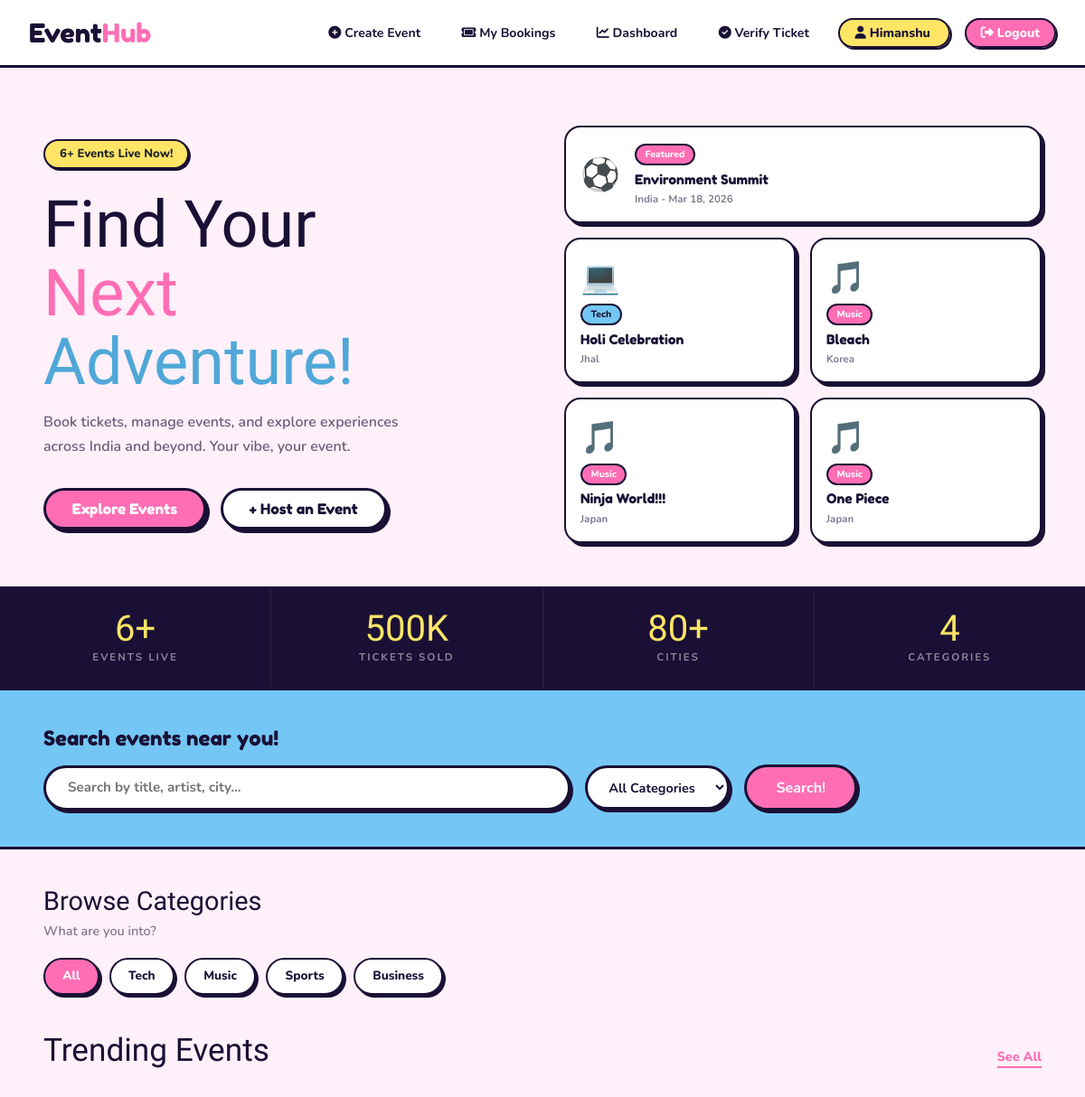
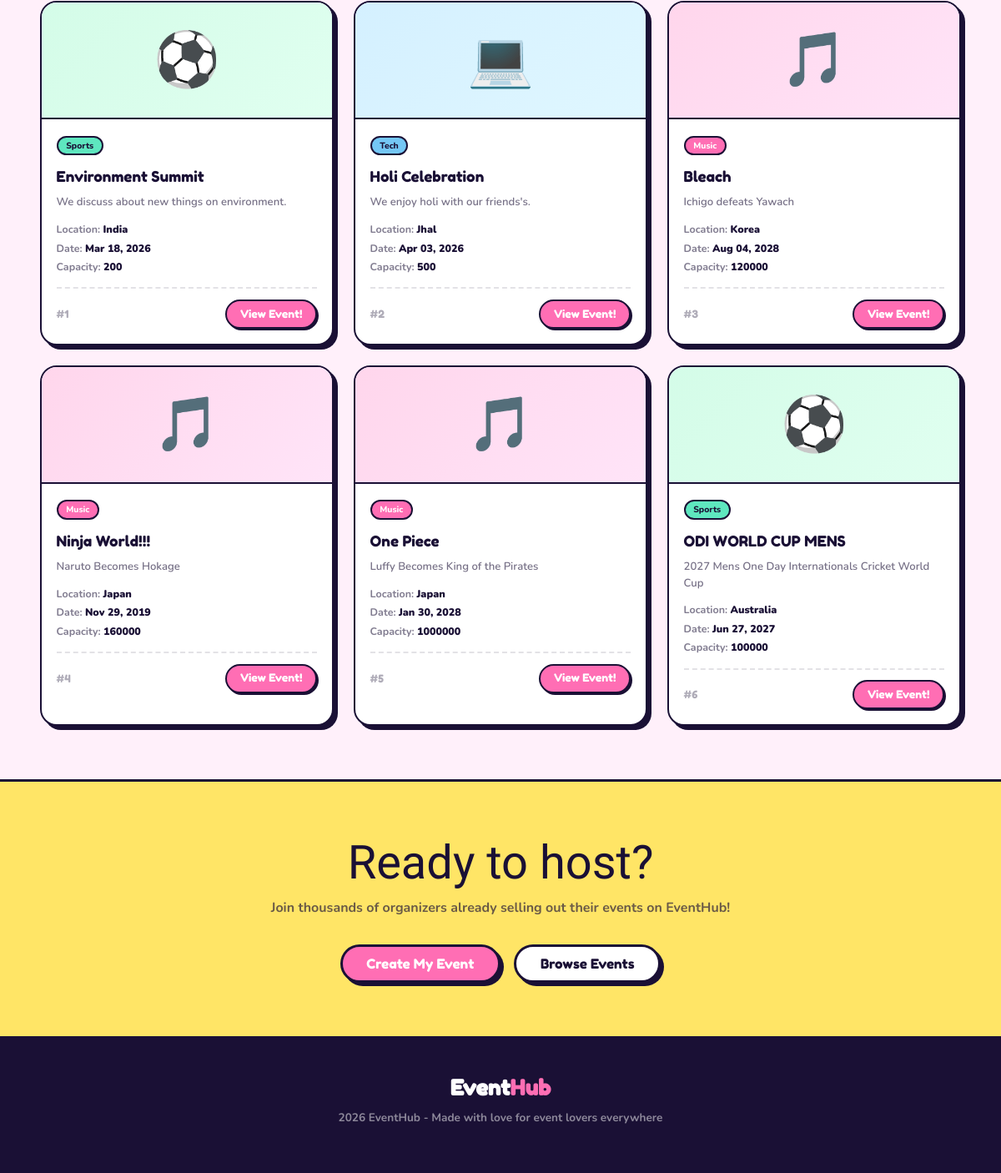
The app's page / (signed in) with its own data (2 pictures, top to bottom).
### events/models.py (models this page shows, shortened)
class Event(models.Model):
    title = models.CharField(max_length=200)
    description = models.TextField()
    location = models.CharField(max_length=200)
    date = models.DateTimeField()
    capacity = models.IntegerField()
    created_by = models.ForeignKey(User, on_delete=models.CASCADE)
    image = models.ImageField(upload_to='event_images/', blank=True, null=True)
    CATEGORY_CHOICES = [
        ('Tech', 'Tech'),
        ('Music', 'Music'),
        ('Sports', 'Sports'),
        ('Business', 'Business'),
    ]
    category = models.CharField(max_length=50, choices=CATEGORY_CHOICES, default='Tech')

### events/views.py (the view)
# urls.py: path('', views.home, name='home'),
def home(request):
    events = Event.objects.all().order_by('-id')[:6]
    return render(request, 'events/home.html', {
        'events': events,
    })

### events/templates/events/home.html (shortened to what this page needs)
{% extends 'events/base.html' %}
{% block content %}
<div class="y2k-hero">
  <div class="hero-text">
    <div class="hero-badge">{{ events|length }}+ Events Live Now!</div>
    <h1>
      Find Your<br>
      <span class="pink">Next</span><br>
      <span class="blue">Adventure!</span>
    </h1>
    <p>Book tickets, manage events, and explore experiences across India and beyond. Your vibe, your event.</p>
    <div class="hero-btns">
      <a href="{% url 'event_list' %}" class="btn-pop pink">Explore Events</a>
      {% if user.is_authenticated %}
        <a href="{% url 'create_event' %}" class="btn-pop white">+ Host an Event</a>
      {% else %}
        <a href="/accounts/login/" class="btn-pop white">Sign In</a>
      {% endif %}
    </div>
  </div>
  <div class="hero-cards">
    {% for event in events|slice:":5" %}
      {% if forloop.first %}
        <div class="mini-card featured">
          <div class="mini-emoji">
            {% if event.category == 'Sports' %}⚽{% endif %}
          </div>
          <div>
            <span class="mini-tag t-pink">Featured</span>
            <div class="mini-title">{{ event.title }}</div>
            <div class="mini-meta">{{ event.location }} - {{ event.date|date:"M d, Y" }}</div>
          </div>
        </div>
      {% else %}
        <div class="mini-card" onclick="window.location='{% url 'event_detail' event.id %}'">
          <div class="mini-emoji">
            {% if event.category == 'Tech' %}💻{% endif %}
            {% if event.category == 'Music' %}🎵{% endif %}
          </div>
          <div>
            <span class="mini-tag {% if event.category == 'Tech' %}t-sky{% elif event.category == 'Music' %}t-pink{% elif event.category == 'Sports' %}t-mint{% elif event.category == 'Business' %}t-lemon{% else %}t-lav{% endif %}">{{ event.category }}</span>
            <div class="mini-title">{{ event.title|truncatechars:22 }}</div>
            <div class="mini-meta">{{ event.location }}</div>
          </div>
        </div>
      {% endif %}
    {% endfor %}
  </div>
</div>
<div class="stats-bar">
  <div class="stat-item"><div class="stat-num">{{ events|length }}+</div><div class="stat-lbl">Events Live</div></div>
  <div class="stat-item"><div class="stat-num">500K</div><div class="stat-lbl">Tickets Sold</div></div>
  <div class="stat-item"><div class="stat-num">80+</div><div class="stat-lbl">Cities</div></div>
  <div class="stat-item"><div class="stat-num">4</div><div class="stat-lbl">Categories</div></div>
</div>
<div class="search-section">
  <h3>Search events near you!</h3>
  <form method="get" action="{% url 'event_list' %}">
    <div class="search-row">
      <input type="text" name="q" placeholder="Search by title, artist, city..." value="{{ request.GET.q }}">
      <select name="category">
        <option value="">All Categories</option>
      </select>
      <button type="submit" class="btn-search">Search!</button>
    </div>
  </form>
</div>
<div class="cats-section">
  <h3>Browse Categories</h3>
  <p>What are you into?</p>
  <div class="cats-pills">
    <a href="{% url 'event_list' %}" class="cat-pill active">All</a>
    <a href="{% url 'event_list' %}?category=Tech" class="cat-pill">Tech</a>
    <a href="{% url 'event_list' %}?category=Music" class="cat-pill">Music</a>
    <a href="{% url 'event_list' %}?category=Sports" class="cat-pill">Sports</a>
    <a href="{% url 'event_list' %}?category=Business" class="cat-pill">Business</a>
  </div>
</div>
<div class="events-section">
  <div class="events-header">
    <h2>Trending Events</h2>
    <a href="{% url 'event_list' %}" class="see-all">See All</a>
  </div>
  <div class="events-grid-y2k">
    {% for event in events|slice:":6" %}
      <div class="event-card-y2k">
        {% if event.category == 'Tech' %}<div class="card-top top-tech">💻</div>
        {% elif event.category == 'Music' %}<div class="card-top top-music">🎵</div>
        {% elif event.category == 'Sports' %}<div class="card-top top-sports">⚽</div>
        {% elif event.category == 'Business' %}<div class="card-top top-business">💼</div>
        {% else %}<div class="card-top top-default">🎉</div>{% endif %}
        <div class="card-body-y2k">
          <div style="margin-bottom:0.5rem">
            {% if event.category == 'Tech' %}<span class="mini-tag t-sky">Tech</span>
            {% elif event.category == 'Music' %}<span class="mini-tag t-pink">Music</span>
            {% elif event.category == 'Sports' %}<span class="mini-tag t-mint">Sports</span>
            {% elif event.category == 'Business' %}<span class="mini-tag t-lemon">Business</span>
            {% else %}<span class="mini-tag t-lav">Other</span>{% endif %}
          </div>
          <div class="card-title-y2k"><a href="{% url 'event_detail' event.id %}">{{ event.title }}</a></div>
          <div class="card-desc">{{ event.description }}</div>
          <div class="card-meta">
            Location: <b>{{ event.location }}</b><br>
            Date: <b>{{ event.date|date:"M d, Y" }}</b><br>
            Capacity: <b>{{ event.capacity }}</b>
          </div>
          <div class="card-footer-y2k">
            <span style="font-family:'Fredoka One',cursive;font-size:0.8rem;color:rgba(26,16,53,0.35)">#{{ forloop.counter }}</span>
            <a href="{% url 'event_detail' event.id %}" class="btn-view-pop">View Event!</a>
          </div>
        </div>
      </div>
    {% endfor %}
  </div>
</div>
<div class="cta-section">
  <h2>Ready to host?</h2>
  <p>Join thousands of organizers already selling out their events on EventHub!</p>
  <div class="cta-btns">
    {% if user.is_authenticated %}
      <a href="{% url 'create_event' %}" class="btn-pop pink">Create My Event</a>
      <a href="{% url 'event_list' %}" class="btn-pop white">Browse Events</a>
    {% else %}
      <a href="/accounts/login/" class="btn-pop pink">Get Started Free</a>
      <a href="{% url 'event_list' %}" class="btn-pop white">Browse Events</a>
    {% endif %}
  </div>
</div>
<div class="y2k-footer">
  <div class="footer-logo">Event<em>Hub</em></div>
  <p>2026 EventHub - Made with love for event lovers everywhere</p>
</div>
{% endblock %}

### events/templates/events/base.html (shortened to what this page needs)
<!DOCTYPE html>
<html>
<head>
<link href="https://cdn.jsdelivr.net/npm/bootstrap@5.3.3/dist/css/bootstrap.min.css" rel="stylesheet">
<link rel="stylesheet" href="https://cdnjs.cloudflare.com/ajax/libs/font-awesome/6.5.0/css/all.min.css">
</head>
<body>
<nav class="navbar navbar-dark bg-dark px-4">
    <a class="navbar-brand" href="{% url 'home' %}">
        Event<span style="color:#ff6eb4">Hub</span>
    </a>
    <div>
        <a class="text-light me-3" href="{% url 'create_event' %}">
            <i class="fa-solid fa-circle-plus"></i> Create Event
        </a>
        <a class="text-light me-3" href="{% url 'my_bookings' %}">
            <i class="fa-solid fa-ticket"></i> My Bookings
        </a>
        <a class="text-light me-3" href="{% url 'dashboard' %}">
            <i class="fa-solid fa-chart-line"></i> Dashboard
        </a>
        <a class="text-light me-3" href="{% url 'verify_ticket' %}">
            <i class="fa-solid fa-check-circle"></i> Verify Ticket
        </a>
        {% if user.is_authenticated %}
            <a class="text-warning me-3" href="{% url 'profile' %}">
                <i class="fa-solid fa-user"></i> {{ user.username }}
            </a>
            <a class="text-danger" href="{% url 'logout' %}">
                <i class="fa-solid fa-right-from-bracket"></i> Logout
            </a>
        {% endif %}
    </div>
</nav>
<div class="container mt-5">
    {% block content %}
    {% endblock %}
</div>
</body>
</html>

### events/templates/events/base.html (style rules this page uses)
body { background: #fff0fa; background-image: none; font-family: 'Nunito', sans-serif; margin: 0; padding: 0; }
body::before { display: none; }
.navbar.navbar-dark.bg-dark { background: #fff !important; border-bottom: 3px solid #1a1035 !important; box-shadow: 0 4px 0 rgba(0,0,0,0.08) !important; padding: 0.6rem 2rem !important; }
.navbar .navbar-brand { font-family: 'Fredoka One', cursive !important; font-size: 1.8rem !important; color: #1a1035 !important; text-decoration: none !important; }
.navbar a.text-light { color: #1a1035 !important; font-weight: 700 !important; font-size: 0.88rem !important; padding: 0.4rem 0.8rem !important; border-radius: 100px !important; transition: all 0.2s !important; text-decoration: none !important; }
.navbar a.text-warning { color: #1a1035 !important; font-weight: 800 !important; font-size: 0.88rem !important; background: #ffe566 !important; border: 2px solid #1a1035 !important; border-radius: 100px !important; padding: 0.3rem 1rem !important; box-shadow: 2px 2px 0 #1a1035 !important; text-decoration: none !important; transition: all 0.2s !important; }
.navbar a.text-danger { color: #fff !important; background: #ff6eb4 !important; border: 2px solid #1a1035 !important; border-radius: 100px !important; padding: 0.3rem 1rem !important; font-weight: 800 !important; font-size: 0.88rem !important; box-shadow: 2px 2px 0 #1a1035 !important; transition: all 0.2s !important; text-decoration: none !important; }
.container.mt-5 { margin-top: 0 !important; max-width: 100% !important; padding: 0 !important; }
h1, h2, h3, h4, h5 { font-family: 'Boogaloo', cursive; color: #1a1035; }
a { transition: all 0.2s; }

### records on screen
Event: title "Environment Summit", location "India", date "Mar 18, 2026", category "Sports", description "We discuss about new things on environment.", capacity "200"
Event: category "Tech", title "Holi Celebration", location "Jhal", description "We enjoy holi with our friends's.", date "Apr 03, 2026", capacity "500"
Event: category "Music", title "Bleach", location "Korea", description "Ichigo defeats Yawach", date "Aug 04, 2028", capacity "120000"
Event: category "Music", title "Ninja World!!!", location "Japan", description "Naruto Becomes Hokage", date "Nov 29, 2019", capacity "160000"
Event: category "Music", title "One Piece", location "Japan", description "Luffy Becomes King of the Pirates", date "Jan 30, 2028", capacity "1000000"
Event: category "Sports", title "ODI WORLD CUP MENS", description "2027 Mens One Day Internationals Cricket World Cup", location "Australia", date "Jun 27, 2027", capacity "100000"

### other values on screen
{{ user.username }} "Himanshu"
{{ events|length }} "6"
